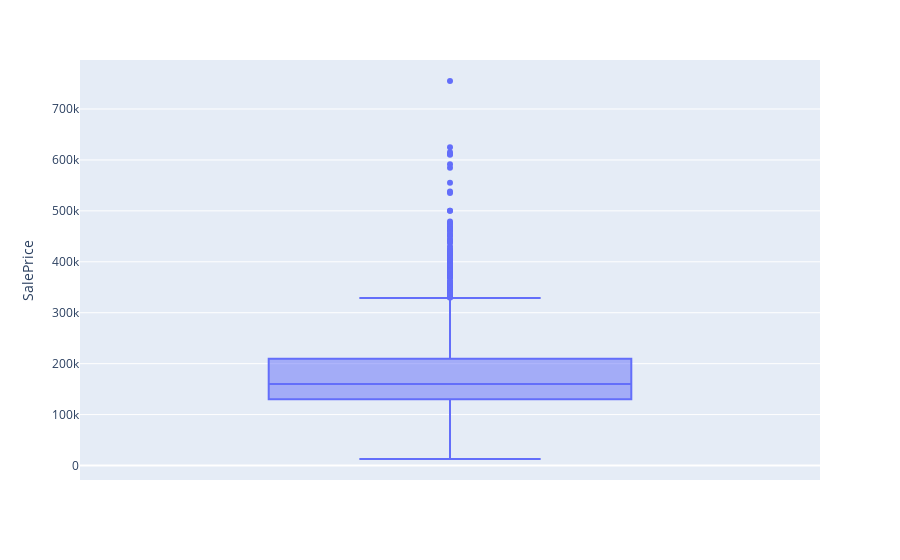

Here is the notebook cell this chart was saved with:
### Code cell
px.box(train,y='SalePrice')

### Figure 1 — Plotly figure (JSON) as saved in the notebook; plotly's stock layout.template omitted (floating-point values rounded to 4 significant figures; data arrays with more than 128 entries replaced by an {"elided": "..."} marker saying what was removed)
{"data": [{"alignmentgroup": "True", "hovertemplate": "SalePrice=%{y}<extra></extra>", "legendgroup": "", "marker": {"color": "#636efa"}, "name": "", "notched": false, "offsetgroup": "", "orientation": "v", "showlegend": false, "type": "box", "x0": " ", "xaxis": "x", "y": {"elided": "2576 int values"}, "y0": " ", "yaxis": "y"}], "layout": {"autosize": true, "boxmode": "group", "legend": {"tracegroupgap": 0}, "margin": {"t": 60}, "xaxis": {"anchor": "y", "autorange": true, "domain": [0, 1], "range": [-0.5, 0.5], "type": "category"}, "yaxis": {"anchor": "x", "autorange": true, "domain": [0, 1], "range": [-28440.0, 796200.0], "title": {"text": "SalePrice"}, "type": "linear"}}}
